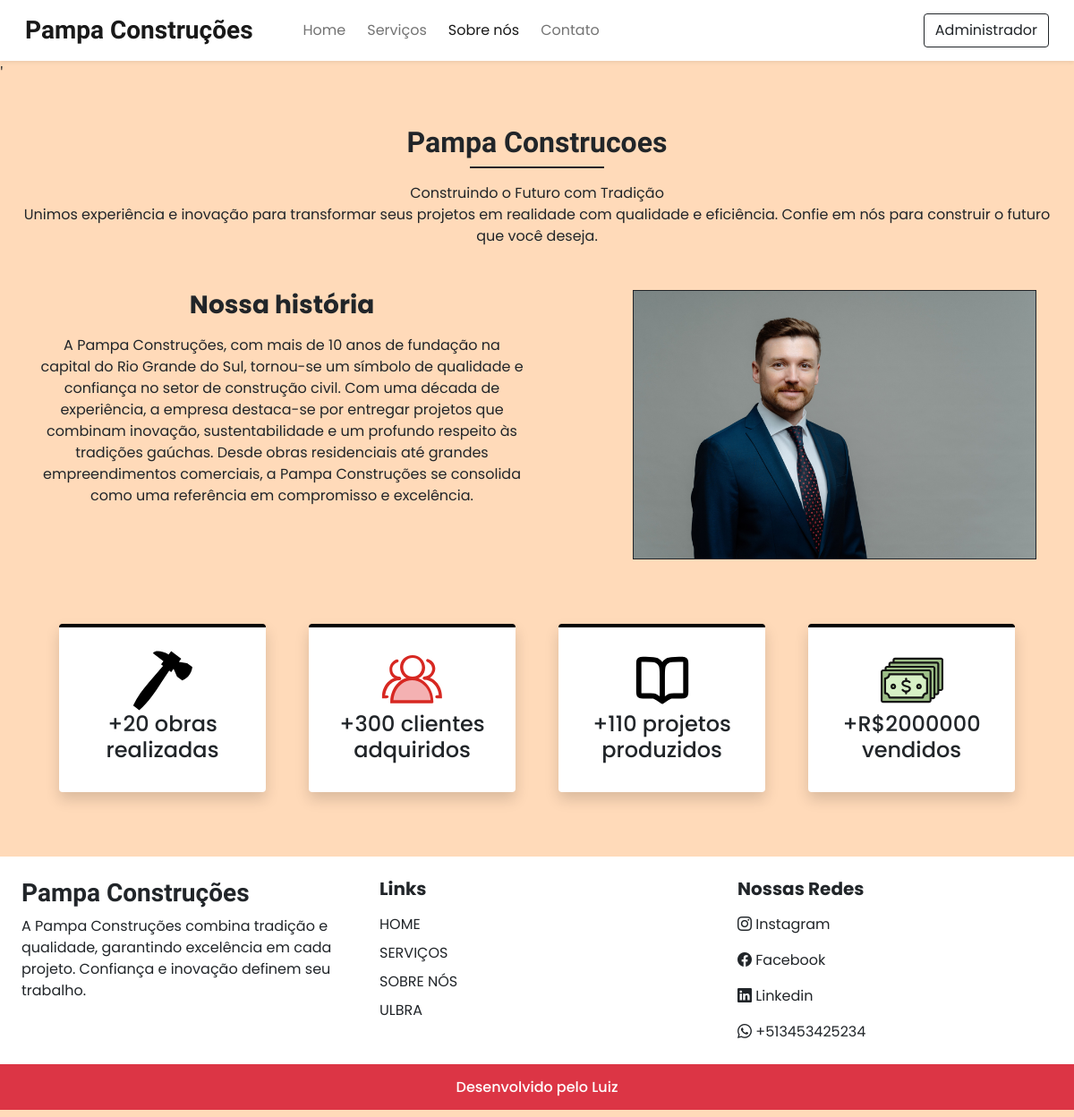
The page /aboutus.php on the database its author committed.
### tables this page shows
CREATE TABLE `settings` (
  `sr_no` int(11) NOT NULL,
  `site_title` varchar(50) NOT NULL,
  `site_about` varchar(500) NOT NULL,
  `shutdown` tinyint(1) NOT NULL
);

CREATE TABLE `contact_details` (
  `sr_no` int(11) NOT NULL,
  `address` varchar(50) NOT NULL,
  `gmap` varchar(100) NOT NULL,
  `pn1` bigint(20) NOT NULL,
  `pn2` bigint(20) NOT NULL,
  `email` varchar(100) NOT NULL,
  `iframe` varchar(300) NOT NULL
);

### admin/inc/db_config.php (called while the page is built, shortened)
<?php
    function select($sql,$values,$datatypes){
        $con = $GLOBALS['con'];
        if($stmt = mysqli_prepare($con,$sql))
        {
            mysqli_stmt_bind_param($stmt,$datatypes,...$values);
            if(mysqli_stmt_execute($stmt)){
                $res = mysqli_stmt_get_result($stmt);
                return $res;
            }
            else{
                mysqli_stmt_close($stmt);
                die("Não é possível executar a consulta - ERROR");
            }
        }
        else{
            die("Não é possível montar a consulta - ERROR");
        }
    }
?>

### aboutus.php (the view, shortened to what this page needs)
<!DOCTYPE html>
<html lang="pt-BR">
<head>
    <?php require ('inc/links.php'); ?>
    <link rel="stylesheet" href="https://cdn.jsdelivr.net/npm/swiper@11/swiper-bundle.min.css"/>
</head>
<body style="background-color: #FFDAB9;">
    <?php require ('inc/header.php');
        $contact_q = "SELECT * FROM `settings` WHERE `sr_no`=?";
        $values = [1];
        $contact_r = mysqli_fetch_assoc(select($contact_q, $values,'i'));
    ?>
        <div class="my-5 px-4">
            <h2 class="fw-bold h-font text-center"><?php echo $contact_r['site_title'] ?></h2>
            <div class="h-line bg-dark"></div>
                <p class="mt-3 text-center">
                Construindo o Futuro com Tradição <br>
                Unimos experiência e inovação para transformar seus projetos em realidade com qualidade e eficiência. Confie em nós para construir o futuro que você deseja.
                </p>
            </div>
            <div class="container">
            <div class="row justify-content-between">
                <div class="col-lg-6 col-md-5 mb-4 text-center">
                    <h3 class="mb-3 fw-bold">Nossa história</h3>
                    <p>
                        <?php echo $contact_r['site_about'] ?>
                    </p>
                </div>
                <div class="col-lg-5 col-d-5 mb-4">
                    <img src="images/about/ceo.jpg" class="border border-dark arounded w-100">
                </div>
            </div>
            <div class="container mt-5" >
                <div class="row">
                    <div class="col-lg-3 col-md-6 mb-4 px-4">
                        <div class="bg-white rounded shadow p-4 border-top border-4 text-center conte">
                            <img src="images/about/obras.svg" width="70px">
                            <h4>+20 obras realizadas</h4>
                        </div>
                    </div>
                    <div class="col-lg-3 col-md-6 mb-4 px-4">
                        <div class="bg-white rounded shadow p-4 border-top border-4 text-center conte">
                            <img src="images/about/clientes.svg" width="70px">
                            <h4>+300 clientes adquiridos</h4>
                        </div>
                    </div>
                    <div class="col-lg-3 col-md-6 mb-4 px-4">
                        <div class="bg-white rounded shadow p-4 border-top border-4 text-center conte">
                            <img src="images/about/projetos.svg" width="70px">
                            <h4>+110 projetos produzidos</h4>
                        </div>
                    </div>
                    <div class="col-lg-3 col-md-6 mb-4 px-4">
                        <div class="bg-white rounded shadow p-4 border-top border-4 text-center conte">
                            <img src="images/about/dinheiro.svg" width="70px">
                            <h4>+R$2000000 vendidos</h4>
                        </div>
                    </div>
                </div>
            </div>
        </div>
    <?php require ('inc/footer.php'); ?>
</body>
</html>

### inc/links.php (shortened to what this page needs)
<link href="https://cdn.jsdelivr.net/npm/bootstrap@5.0.2/dist/css/bootstrap.min.css" rel="stylesheet">
<link rel="stylesheet" href="https://cdn.jsdelivr.net/npm/bootstrap-icons@1.11.3/font/bootstrap-icons.min.css">
<link rel="stylesheet" href="CSS/common.css">

### inc/header.php (shortened to what this page needs)
<?php
    require('admin/inc/db_config.php');
?>
<nav id="nav-bar"class="navbar navbar-expand-lg navbar-light bg-white px-lg-3 py-lg-2 shadow-sm sticky-top">
    <div class="container-fluid">
        <a class="navbar-brand me-5 fw-bold fs-3 h-font" href="#">Pampa Construções</a>
        <div class="collapse navbar-collapse" id="navbarSupportedContent">
            <ul class="navbar-nav me-auto mb-2 mb-lg-0">
                <li class="nav-item">
                    <a class="nav-link me-2" href="index.php">Home</a>
                </li>
                <li class="nav-item">
                    <a class="nav-link me-2" href="rooms.php">Serviços</a>
                </li>
                <li class="nav-item">
                    <a class="nav-link me-2" href="aboutus.php">Sobre nós</a>
                </li>
                <li class="nav-item">
                    <a class="nav-link me-2" href="contact.php">Contato</a>
                </li>
            </ul>
            <div class="d-flex">
                <button type="button" class="btn btn-outline-dark shadow-none " onclick="window.location.href='admin/dashboard.php';">
                    Administrador
                </button>
            </div>
        </div>
    </div>
</nav>'

### inc/footer.php (shortened to what this page needs)
<?php
        $contact_q = "SELECT * FROM `contact_details` WHERE `sr_no`=?";
        $values = [1];
        $contact_r = mysqli_fetch_assoc(select($contact_q, $values,'i'));
?>
    <div class="container-fluid bg-white mt-5">
        <div class="row">
            <div class="col-lg-4 p-4">
                <h3 class="h-font f2-bol fs-3 mb-2 fw-bold">Pampa Construções</h3>
                <p>
                    A Pampa Construções combina tradição e qualidade, garantindo excelência em cada projeto. Confiança e inovação definem seu trabalho.
                </p>
            </div>
            <div class="col-lg-4 p-4">
                <h5 class="mb-3 fw-bold">Links</h5>
                <a href="index.php" class="d-inline-block mb-2 text-dark text-decoration-none">HOME</a><br>
                <a href="rooms.php" class="d-inline-block mb-2 text-dark text-decoration-none">SERVIÇOS</a><br>
                <a href="aboutus.php" class="d-inline-block mb-2 text-dark text-decoration-none">SOBRE NÓS</a><br>
                <a href="https://www.ulbra.br/canoas/imprensa" class="d-inline-block mb-2 text-dark text-decoration-none">ULBRA</a>
            </div>
            <div class="col-lg-4 p-4">
                <h5 class="mb-3 fw-bold">Nossas Redes</h5>
                <a href="https://www.instagram.com/ulbrabr/" class="d-inline-block mb-3 text-decoration-none text-reset">
                    <i class="bi bi-instagram"></i> Instagram
                </a><br>
                <a href="https://www.facebook.com/ulbrabr/?locale=pt_BR" class="d-inline-block mb-3 text-decoration-none text-reset">
                    <i class="bi bi-facebook"></i> Facebook
                </a><br>
                <a href="https://www.linkedin.com/school/ulbra/posts/?feedView=all" class="d-inline-block mb-3 text-decoration-none text-reset">
                    <i class="bi bi-linkedin"></i> Linkedin
                </a><br>
                <span>
                    <i class="bi bi-whatsapp"></i> +<?php echo $contact_r['pn1'] ?>
                </span>
            </div>
        </div>
    </div>
<h6 class="text-center bg-danger text-white p-3">Desenvolvido pelo Luiz</h6>

### CSS/common.css (style rules this page uses)
:root { --teal:#1E90FF; --teal_hover:#00008B; }
* { font-family: 'poppins',sans-serif; }
.h-font { font-family: "Merienda", cursive; }
.h-line { width: 150px; margin: 0 auto; height: 1.7px; }

### aboutus.php (style rules this page uses)
.conte { border-top-color: black !important; }

### rows shown on the page
settings: site_title "Pampa Construcoes", site_about "A Pampa Construções, com mais de 10 anos de fundação na capital do Rio Grande do Sul, tornou-se um símbolo de qualidade e confiança no setor de construção civil. Com uma década de experiência, a empresa destaca-se por entregar projetos que combinam inovação, sustentabilidade e um profundo respeito às tradições gaúchas. Desde obras residenciais até grandes empreendimentos comerciais, a Pampa Construções se consolida como uma referência em compromisso e excelência."
contact_details: pn1 "513453425234"
